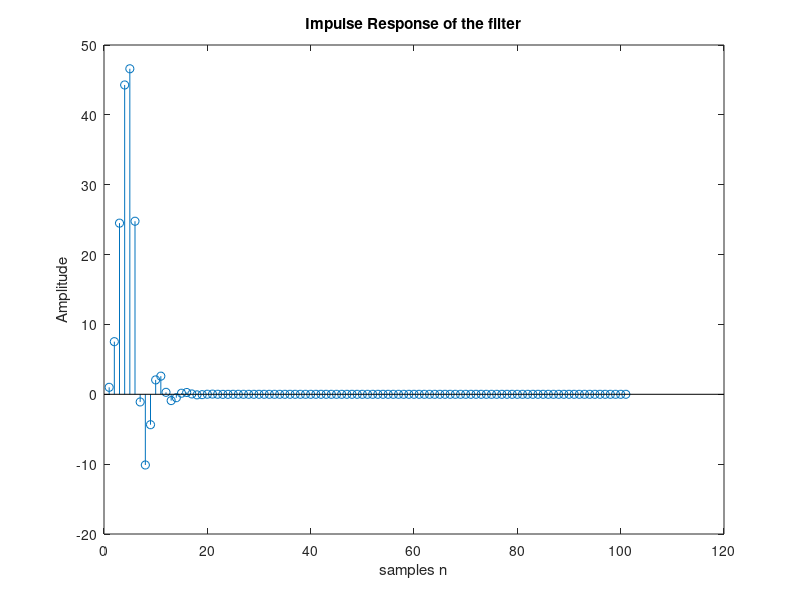
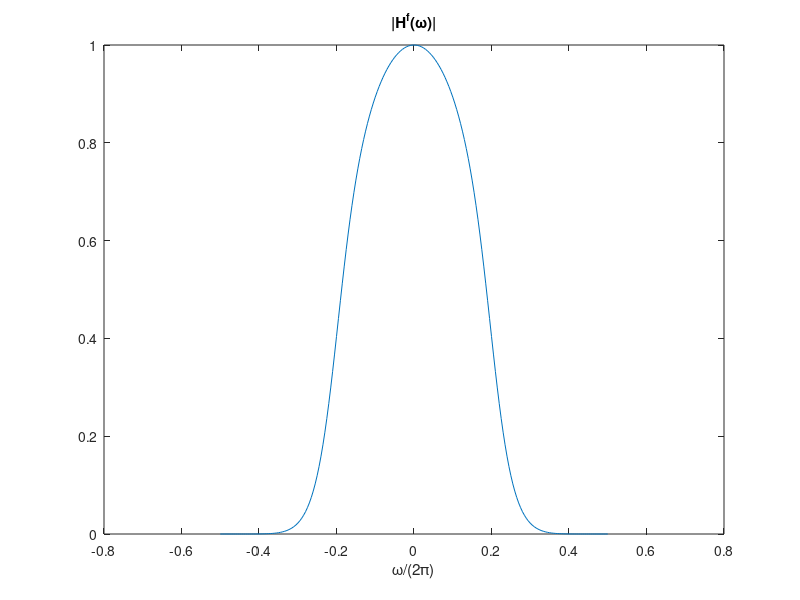
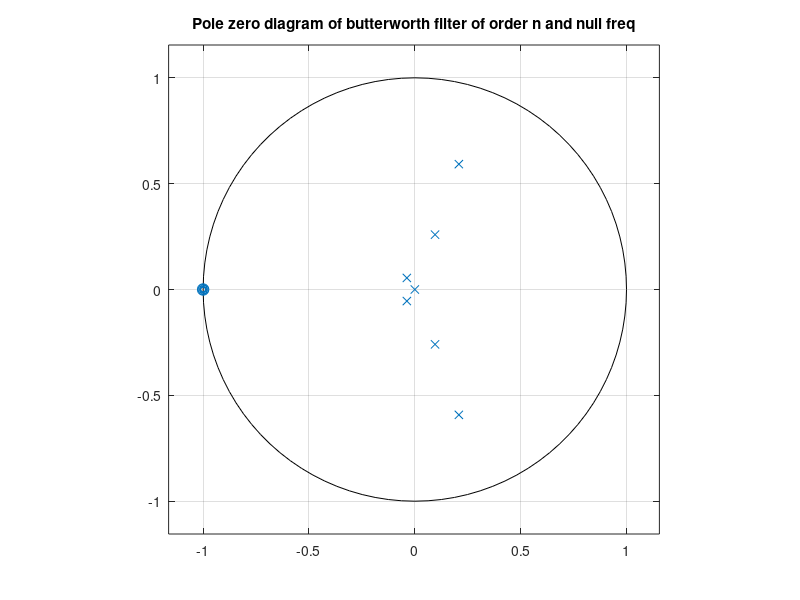

MATLAB code to generate these figures, in order:
clear all;close all;
x=input('Enter the order of the filter');
y=input('Enter the w (0 to 1) for null freq')

for i=1:x
    x1(i)=-1;
    x2(i)=1;
end
w=pi*y;
j=sqrt(-1);
e1=exp(j*w);
e1conj=exp(-j*w);
om = linspace(-pi, pi, 201);
b=poly([x1 e1 e1conj]);

f1=poly([x1 x1 e1 e1conj])
f2=poly([x2 x2 0 0]);

k=100;
p=f1+k*f2;
% zplane(p);
r2=roots(p)
r=r2( abs(r2) < 1 )   % select roots inside unit circle for stability
a=poly(r)

% Impulse Response
imp=[1 zeros(1,100)];
h=filter(b,a,imp);
figure,stem(h)
xlabel('samples n');
ylabel('Amplitude');
title('Impulse Response of the filter');

%Frequency Response
m=(polyval(b,1))/(polyval(a,1));
Hf=(polyval(b,exp(j*om))./polyval(a,exp(j*om)))/m;
figure,plot(om./(2*pi),abs(Hf));
title('|H^f(\omega)|')
xlabel('\omega/(2\pi)')


% Pole zero diagram
figure,zplane(b,a)
title('Pole zero diagram of butterworth filter of order n and null freq')

